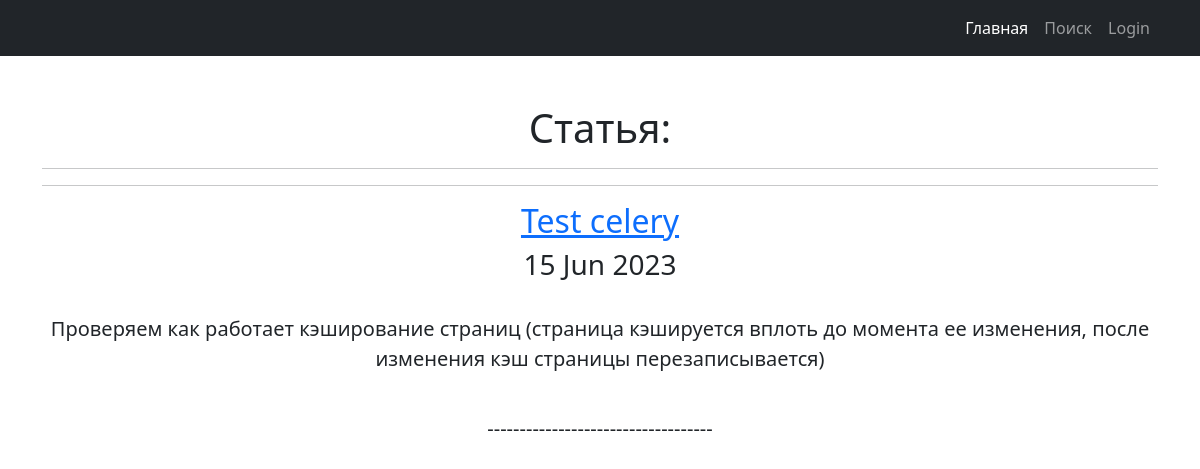
Page /news/41 on the committed database.
### news/models.py (models this page shows, shortened)
class Post(models.Model):
    article = 'at'
    news = 'nw'
    POST = [
        (article, 'Статья'),
        (news, 'Новости')
    ]
    author = models.ForeignKey(Author, on_delete=models.CASCADE)  # связь «один ко многим» с моделью Author;
    post_type = models.CharField(max_length=2, choices=POST, default='article')  # поле с выбором — статья или новость
    data_create = models.DateTimeField(auto_now_add=True)  # автоматически добавляемая дата и время создания;
    post_rating = models.IntegerField(default=0)  # рейтинг статьи/новости.
    post_header = models.CharField(max_length=255, default='')  # !!!!!!!!Изменить атрибуты  заголовок статьи/новости;
    post_text = models.TextField(default="")  # текст статьи/новости;
    categories = models.ManyToManyField(Category, through='PostCategory')

### news/views.py (the view)
# urls.py: path('news/<int:pk>', PostDetail.as_view(), name='post_detail'),
class PostDetail(DetailView):
    model = Post
    template_name = 'post.html'
    context_object_name = 'post'
    def get_object(self, *args, **kwargs):  # переопределяем метод получения объекта, как ни странно
        obj = cache.get(f'post-{self.kwargs["pk"]}', None)
        if not obj:
            obj = super().get_object(queryset=self.queryset)
            cache.set(f'post-{self.kwargs["pk"]}', obj)
            return obj

### templates/post.html (shortened to what this page needs)
{% extends 'flatpages/default.html' %}
{% load censor %}
{% block content %}
    {% if post %}
        <h1>Cтатья:</h1>
        <hr>
        <hr>
        <h2><a href="{% url 'post_detail' pk=post.id %}">{{ post.post_header|censor }}</a></h2>
        <h3>{{ post.data_create|date:'d M Y' }}</h3>
        <br>
        <p class="lead">{{ post.post_text|censor}}</p>
        <br>
   {% else %}
       <h2>Статей нет!</h2>
   {% endif %}
{% endblock content %}

### rows in the picture
Post: post_header|censor "Test celery", data_create "15 Jun 2023", post_text|censor "Проверяем как работает кэширование страниц (страница кэшируется вплоть до момента ее изменения, после изменения кэш страницы перезаписывается)"
